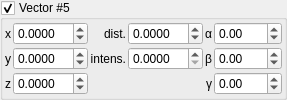
       <widget class="MyGroupBox" name="groupCheck_IFS_enabled_4">
        <property name="title">
         <string>Vector #5</string>
        </property>
        <property name="checkable">
         <bool>true</bool>
        </property>
        <layout class="QGridLayout" name="gridLayout_11" columnstretch="0,1,0,1,0,1">
         <property name="leftMargin">
          <number>2</number>
         </property>
         <property name="topMargin">
          <number>2</number>
         </property>
         <property name="rightMargin">
          <number>2</number>
         </property>
         <property name="bottomMargin">
          <number>2</number>
         </property>
         <property name="spacing">
          <number>2</number>
         </property>
         <item row="0" column="0">
          <widget class="QLabel" name="label_163">
           <property name="sizePolicy">
            <sizepolicy hsizetype="Preferred" vsizetype="Preferred">
             <horstretch>0</horstretch>
             <verstretch>0</verstretch>
            </sizepolicy>
           </property>
           <property name="text">
            <string notr="true">x</string>
           </property>
           <property name="alignment">
            <set>Qt::AlignCenter</set>
           </property>
          </widget>
         </item>
         <item row="1" column="0">
          <widget class="QLabel" name="label_164">
           <property name="sizePolicy">
            <sizepolicy hsizetype="Preferred" vsizetype="Preferred">
             <horstretch>0</horstretch>
             <verstretch>0</verstretch>
            </sizepolicy>
           </property>
           <property name="text">
            <string notr="true">y</string>
           </property>
           <property name="alignment">
            <set>Qt::AlignCenter</set>
           </property>
          </widget>
         </item>
         <item row="1" column="4">
          <widget class="QLabel" name="label_84">
           <property name="text">
            <string notr="true">β</string>
           </property>
           <property name="alignment">
            <set>Qt::AlignRight|Qt::AlignTrailing|Qt::AlignVCenter</set>
           </property>
          </widget>
         </item>
         <item row="2" column="4">
          <widget class="QLabel" name="label_85">
           <property name="text">
            <string notr="true">γ</string>
           </property>
           <property name="alignment">
            <set>Qt::AlignRight|Qt::AlignTrailing|Qt::AlignVCenter</set>
           </property>
          </widget>
         </item>
         <item row="0" column="2">
          <widget class="QLabel" name="label_86">
           <property name="text">
            <string>dist.</string>
           </property>
           <property name="alignment">
            <set>Qt::AlignRight|Qt::AlignTrailing|Qt::AlignVCenter</set>
           </property>
          </widget>
         </item>
         <item row="2" column="0">
          <widget class="QLabel" name="label_165">
           <property name="sizePolicy">
            <sizepolicy hsizetype="Preferred" vsizetype="Preferred">
             <horstretch>0</horstretch>
             <verstretch>0</verstretch>
            </sizepolicy>
           </property>
           <property name="text">
            <string notr="true">z</string>
           </property>
           <property name="alignment">
            <set>Qt::AlignCenter</set>
           </property>
          </widget>
         </item>
         <item row="0" column="4">
          <widget class="QLabel" name="label_87">
           <property name="text">
            <string notr="true">α</string>
           </property>
           <property name="alignment">
            <set>Qt::AlignRight|Qt::AlignTrailing|Qt::AlignVCenter</set>
           </property>
          </widget>
         </item>
         <item row="1" column="2">
          <widget class="QLabel" name="label_88">
           <property name="text">
            <string>intens.</string>
           </property>
           <property name="alignment">
            <set>Qt::AlignRight|Qt::AlignTrailing|Qt::AlignVCenter</set>
           </property>
          </widget>
         </item>
         <item row="0" column="1">
          <widget class="MyDoubleSpinBox" name="spinbox3_IFS_direction_4_x">
           <property name="sizePolicy">
            <sizepolicy hsizetype="Minimum" vsizetype="Maximum">
             <horstretch>0</horstretch>
             <verstretch>0</verstretch>
            </sizepolicy>
           </property>
           <property name="prefix">
            <string/>
           </property>
           <property name="suffix">
            <string/>
           </property>
           <property name="decimals">
            <number>4</number>
           </property>
           <property name="minimum">
            <double>-10.000000000000000</double>
           </property>
           <property name="maximum">
            <double>10.000000000000000</double>
           </property>
           <property name="singleStep">
            <double>0.010000000000000</double>
           </property>
          </widget>
         </item>
         <item row="1" column="1">
          <widget class="MyDoubleSpinBox" name="spinbox3_IFS_direction_4_y">
           <property name="sizePolicy">
            <sizepolicy hsizetype="Minimum" vsizetype="Maximum">
             <horstretch>0</horstretch>
             <verstretch>0</verstretch>
            </sizepolicy>
           </property>
           <property name="prefix">
            <string/>
           </property>
           <property name="suffix">
            <string/>
           </property>
           <property name="decimals">
            <number>4</number>
           </property>
           <property name="minimum">
            <double>-10.000000000000000</double>
           </property>
           <property name="maximum">
            <double>10.000000000000000</double>
           </property>
           <property name="singleStep">
            <double>0.010000000000000</double>
           </property>
          </widget>
         </item>
         <item row="2" column="1">
          <widget class="MyDoubleSpinBox" name="spinbox3_IFS_direction_4_z">
           <property name="sizePolicy">
            <sizepolicy hsizetype="Minimum" vsizetype="Maximum">
             <horstretch>0</horstretch>
             <verstretch>0</verstretch>
            </sizepolicy>
           </property>
           <property name="prefix">
            <string/>
           </property>
           <property name="suffix">
            <string/>
           </property>
           <property name="decimals">
            <number>4</number>
           </property>
           <property name="minimum">
            <double>-10.000000000000000</double>
           </property>
           <property name="maximum">
            <double>10.000000000000000</double>
           </property>
           <property name="singleStep">
            <double>0.010000000000000</double>
           </property>
          </widget>
         </item>
         <item row="0" column="3">
          <widget class="MyDoubleSpinBox" name="spinbox_IFS_distance_4">
           <property name="sizePolicy">
            <sizepolicy hsizetype="Minimum" vsizetype="Maximum">
             <horstretch>0</horstretch>
             <verstretch>0</verstretch>
            </sizepolicy>
           </property>
           <property name="prefix">
            <string/>
           </property>
           <property name="suffix">
            <string/>
           </property>
           <property name="decimals">
            <number>4</number>
           </property>
           <property name="minimum">
            <double>-10.000000000000000</double>
           </property>
           <property name="maximum">
            <double>10.000000000000000</double>
           </property>
           <property name="singleStep">
            <double>0.010000000000000</double>
           </property>
          </widget>
         </item>
         <item row="1" column="3">
          <widget class="MyDoubleSpinBox" name="spinbox_IFS_intensity_4">
           <property name="sizePolicy">
            <sizepolicy hsizetype="Minimum" vsizetype="Maximum">
             <horstretch>0</horstretch>
             <verstretch>0</verstretch>
            </sizepolicy>
           </property>
           <property name="prefix">
            <string/>
           </property>
           <property name="suffix">
            <string/>
           </property>
           <property name="decimals">
            <number>4</number>
           </property>
           <property name="minimum">
            <double>0.000000000000000</double>
           </property>
           <property name="maximum">
            <double>10.000000000000000</double>
           </property>
           <property name="singleStep">
            <double>0.010000000000000</double>
           </property>
          </widget>
         </item>
         <item row="0" column="5">
          <widget class="MyDoubleSpinBox" name="spinboxd3_IFS_rotations_4_x">
           <property name="sizePolicy">
            <sizepolicy hsizetype="Minimum" vsizetype="Maximum">
             <horstretch>0</horstretch>
             <verstretch>0</verstretch>
            </sizepolicy>
           </property>
           <property name="prefix">
            <string/>
           </property>
           <property name="suffix">
            <string/>
           </property>
           <property name="decimals">
            <number>2</number>
           </property>
           <property name="minimum">
            <double>-180.000000000000000</double>
           </property>
           <property name="maximum">
            <double>180.000000000000000</double>
           </property>
           <property name="singleStep">
            <double>1.000000000000000</double>
           </property>
          </widget>
         </item>
         <item row="1" column="5">
          <widget class="MyDoubleSpinBox" name="spinboxd3_IFS_rotations_4_y">
           <property name="sizePolicy">
            <sizepolicy hsizetype="Minimum" vsizetype="Maximum">
             <horstretch>0</horstretch>
             <verstretch>0</verstretch>
            </sizepolicy>
           </property>
           <property name="prefix">
            <string/>
           </property>
           <property name="suffix">
            <string/>
           </property>
           <property name="decimals">
            <number>2</number>
           </property>
           <property name="minimum">
            <double>-180.000000000000000</double>
           </property>
           <property name="maximum">
            <double>180.000000000000000</double>
           </property>
           <property name="singleStep">
            <double>1.000000000000000</double>
           </property>
          </widget>
         </item>
         <item row="2" column="5">
          <widget class="MyDoubleSpinBox" name="spinboxd3_IFS_rotations_4_z">
           <property name="sizePolicy">
            <sizepolicy hsizetype="Minimum" vsizetype="Maximum">
             <horstretch>0</horstretch>
             <verstretch>0</verstretch>
            </sizepolicy>
           </property>
           <property name="prefix">
            <string/>
           </property>
           <property name="suffix">
            <string/>
           </property>
           <property name="decimals">
            <number>2</number>
           </property>
           <property name="minimum">
            <double>-180.000000000000000</double>
           </property>
           <property name="maximum">
            <double>180.000000000000000</double>
           </property>
           <property name="singleStep">
            <double>1.000000000000000</double>
           </property>
          </widget>
         </item>
        </layout>
       </widget>
